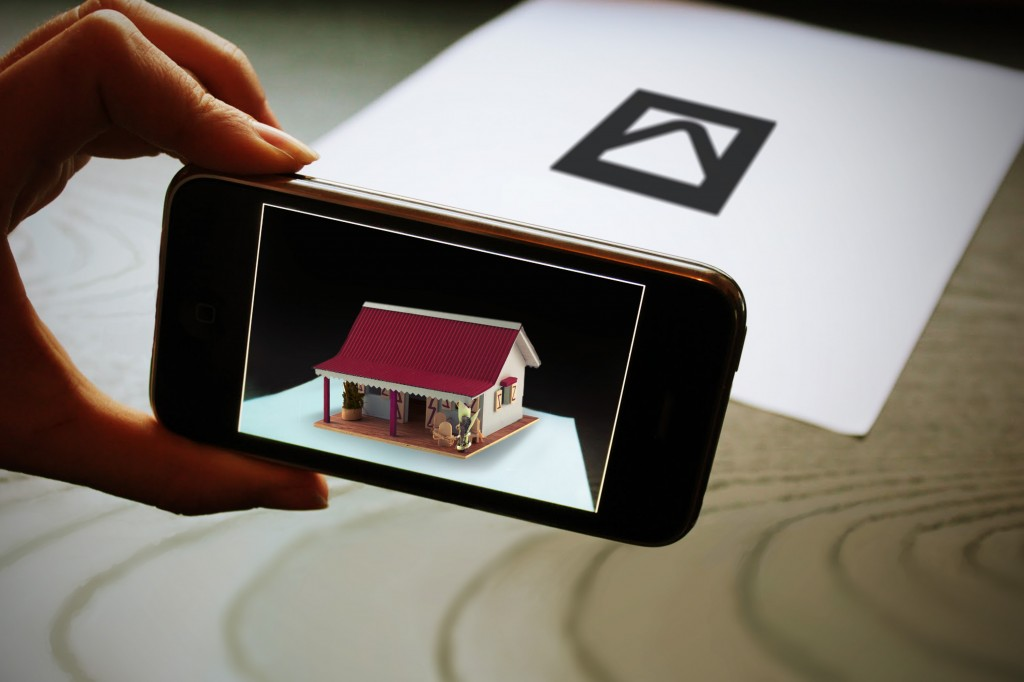
#> input picture images/augmented-reality.jpg, 1024 x 682 px, given in place of the camera
$ python markers.py   (Python 2 division)   (older library calls are emulated)
#> lines starting #> are read from the running program, lines starting #| are printed output that depends on the picture; after the words box and inside, x2 and y2 are one past the last pixel; in counts of white or black regions, pixels touching at a corner belong together
### src/codes.py
import numpy as np

#Codes definitions
codes=  [

[[ 0,  0,  0,  0,  0,  0,  0],
 [ 0,  1,  0,  0,  1,  1,  0],
 [ 0,  0,  1,  1,  0,  0,  0],
 [ 0,  0,  1,  0,  0,  1,  0],
 [ 0,  0,  1,  0,  0,  1,  0],
 [ 0,  0,  0,  1,  0,  1,  0],
 [ 0,  0,  0,  0,  0,  0,  0]],

[[ 0,  0,  0,  0,  0,  0,  0,],
 [ 0,  1,  1,  1,  0,  1,  0,],
 [ 0,  0,  0,  0,  1,  0,  0,],
 [ 0,  1,  0,  1,  1,  1,  0,],
 [ 0,  1,  0,  1,  1,  1,  0,],
 [ 0,  1,  0,  1,  0,  1,  0,],
 [ 0,  0,  0,  0,  0,  0,  0,]],

[[ 0,  0,  0,  0,  0,  0,  0,],
 [ 0,  0,  1,  1,  0,  1,  0,],
 [ 0,  1,  0,  0,  1,  0,  0,],
 [ 0,  0,  1,  1,  1,  0,  0,],
 [ 0,  0,  1,  1,  1,  0,  0,],
 [ 0,  1,  1,  1,  0,  0,  0,],
 [ 0,  0,  0,  0,  0,  0,  0,]],

[[ 0,  0,  0,  0,  0,  0,  0,],
 [ 0,  0,  1,  0,  0,  1,  0,],
 [ 0,  1,  0,  1,  1,  0,  0,],
 [ 0,  1,  1,  0,  0,  0,  0,],
 [ 0,  1,  1,  0,  0,  0,  0,],
 [ 0,  0,  1,  1,  1,  0,  0,],
 [ 0,  0,  0,  0,  0,  0,  0,]],

]

#Helper functions
def validCode(c):
    '''Make sure code is valid, ie, can be uniquely identified in any orientation'''
    for i in range(1,4):
        rot = np.rot90(c,i)
        if np.array_equal(c, rot):
            return False

    return True

def matchCode(cp):
    '''Given a code pattern, return the code ID and orientation'''

    id = -1
    orie = 0

    differences = [np.sum(cp != c) for c in codes]
    idx = np.argmin(differences)

    #If has less than 5 different cells considers a match
    if differences[idx] < 5:
        id = np.floor_divide(idx, 4)
        orie = np.mod(idx, 4)

    return id, orie

#Get only valid codes
codes = [np.array(c) for c in codes]
codes = [c for c in codes if validCode(c)]
n = len(codes)
cells = codes[0].shape[0]

#Generate extended code list, with all possible orientations
codesExt = []
for c in codes:
    for i in (0,3,2,1):
        codesExt.append(np.rot90(c, i))
codes = codesExt

### src/markers.py
import cv2
import numpy as np
import sys
import itertools
import codes

#Debug values: edges, contours, patches, markers
debug=[]

def orderPointsCW(pts):
	'''Order set of points clockwise'''

	pts = np.array(pts, dtype='float32').reshape(len(pts),2)

	#Get the points centered on the origin
	centroid = np.sum(pts, axis=0)/len(pts)
	ptsOrig = pts - centroid

	#Get angles and sort
	angles = np.arctan2(ptsOrig[:,1], ptsOrig[:,0])
	sorted_idx = np.argsort(angles)
	return pts[sorted_idx]

def extractCandidates(img):
	'''Given an image get borders, contours and select the ones that have four sides'''

	#Pre-processing and edge detection
	img = cv2.GaussianBlur(img, (5,5), 0)
	edges = cv2.Canny(img, 100, 200,  L2gradient=True)

	if 'edges' in debug:
		cv2.imshow('edges', edges)
		cv2.waitKey(30)

	#Get contours
	_, contours, _ = cv2.findContours(edges, cv2.RETR_LIST, cv2.CHAIN_APPROX_SIMPLE)

	#Filter contours
	candidates = []
	for contour in contours:
		#Get perimeter and poligonal approximation
		perimeter = cv2.arcLength(contour, True)
		approx = cv2.approxPolyDP(contour, 0.01*perimeter, True)

		#Save as candidate if quadrilateral
		if len(approx) == 4:
			approx = np.array(approx, dtype='float32').reshape(4,2)
			criteria = (cv2.TERM_CRITERIA_EPS + cv2.TERM_CRITERIA_MAX_ITER, 30, 0.001)
			cv2.cornerSubPix(img, approx, (11,11), (-1,-1), criteria)
			candidates.append(orderPointsCW(approx))

	#Remove similar candidates
	for idx1, idx2 in itertools.combinations(range(0,len(candidates)), 2):
		try:
			diff = np.mean(np.absolute(candidates[idx1]-candidates[idx2]))
			if diff < 20:
				candidates.pop(idx2)
		except:
			pass
	return candidates

def getMarkerCode(patch):
	'''Given a image patch, get marker binary code'''

	cells = codes.cells
	cellsize = patch.shape[0]/cells

	code = np.zeros((cells,cells))

	for i in range(cells):
		for j in range(cells):
			px = i*cellsize+0.5*cellsize
			py = j*cellsize+0.5*cellsize
			px, py = round(px), round(py)
			code[i,j] = patch[px, py]/255.

	return code

def getMarkerPatch(img, contour):
	'''Extracts marker patch given a contour'''


	#Form destination points and get perspective transformation matrix
	height, width = 100, 100
	dst = np.array([[0,0], [width-1,0], [width-1,height-1], [0, height-1]], dtype='float32')
	dst = orderPointsCW(dst)
	matrix = cv2.getPerspectiveTransform(contour, dst)

	#Perform perspective transform to get patch
	patch = cv2.warpPerspective(img, matrix, (height, width))

	#Perform Otsu's thresholding to have a binary image
	_, patch = cv2.threshold(patch, 0, 255, cv2.THRESH_BINARY+cv2.THRESH_OTSU)

	return patch

def showContours(img, contours):
	'''Helper function to show contours in image'''

	#Convert img to BGR
	color = cv2.cvtColor(img, cv2.COLOR_GRAY2BGR)

	#Draw contours and show image
	contours = [c.astype('int32') for c in contours]
	color = cv2.drawContours(color, contours, -1, (0,0,255))

	cv2.imshow('contours', color)
	cv2.waitKey(0)

def showMarkers(img, markers):
	'''Helper function to show markers in image'''

	#Convert img to BGR
	color = cv2.cvtColor(img, cv2.COLOR_GRAY2BGR)

	#Draw markers with circle on the orientation point
	for marker in markers:
		pts = marker['points'].astype('int32')
		color = cv2.drawContours(color, [pts], -1, (0,0,255))
		color = cv2.circle(color, tuple(pts[0,:]), 5, (255,0,0), -1)
		centroid = np.sum(pts, axis=0)/len(pts)
		color = cv2.putText(color, str(marker['id']), tuple(centroid), cv2.FONT_HERSHEY_SIMPLEX, 2, (255,255,255))

	cv2.imshow('contours', color)
	#cv2.waitKey(0)

def preprocess(img):
	'''Preprocess image, adjust color to grayscale and resizes'''

	#Convert to Grayscale
	img = cv2.cvtColor(img, cv2.COLOR_BGR2GRAY)

	#Resize image
	#f = 640. / img.shape[0]
	#if (f<1):
	#	img = cv2.resize(img, None, fx=f, fy=f)

	return img

def detectMarkers(img):
	'''Given an image, detect candidates and identify markers, if any'''

	#Get candidates contours
	contours = extractCandidates(img)

	if 'contours' in debug:
		showContours(img, contours)

	markers = []
	for contour in contours:
		patch = getMarkerPatch(img, contour)
		code = getMarkerCode(patch)
		id, orientation = codes.matchCode(code)
		if id != -1:
			#contour = np.roll(contour, -orientation, axis=0)
			markers.append({'id':id, 'orientation':orientation, 'points':contour})

		if 'patches' in debug:
			print id, orientation
			print code
			cv2.imshow("patch", patch)
			cv2.waitKey(0)

	if 'markers' in debug:
		showMarkers(img, markers)

	return markers


#main proc
if __name__ == '__main__':
	cam = cv2.VideoCapture(0)
	while(True):
		_, img = cam.read()
#> img is the input picture: shape (682, 1024, 3); mean B, G, R 109.2, 117.3, 124.6
		img = preprocess(img)
#> in preprocess, `img = cv2.cvtColor(img, cv2.COLOR_BGR2GRAY)`:
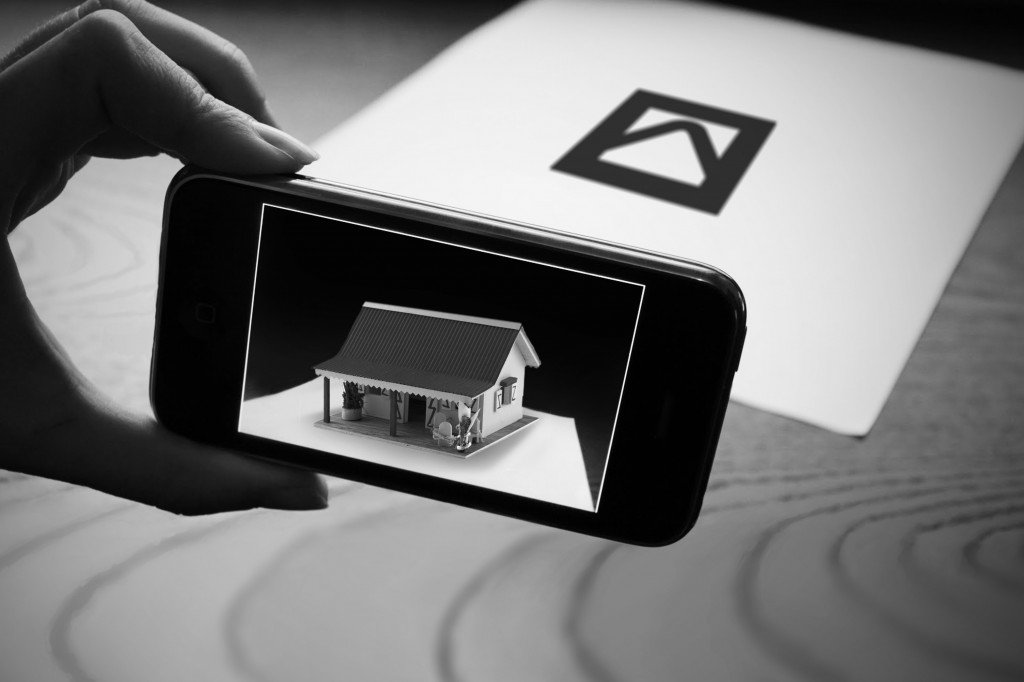
#> img: shape (682, 1024); min 0, max 252, mean 118.6
		markers = detectMarkers(img)
#> in extractCandidates, `edges = cv2.Canny(img, 100, 200,  L2gradient=True)`:
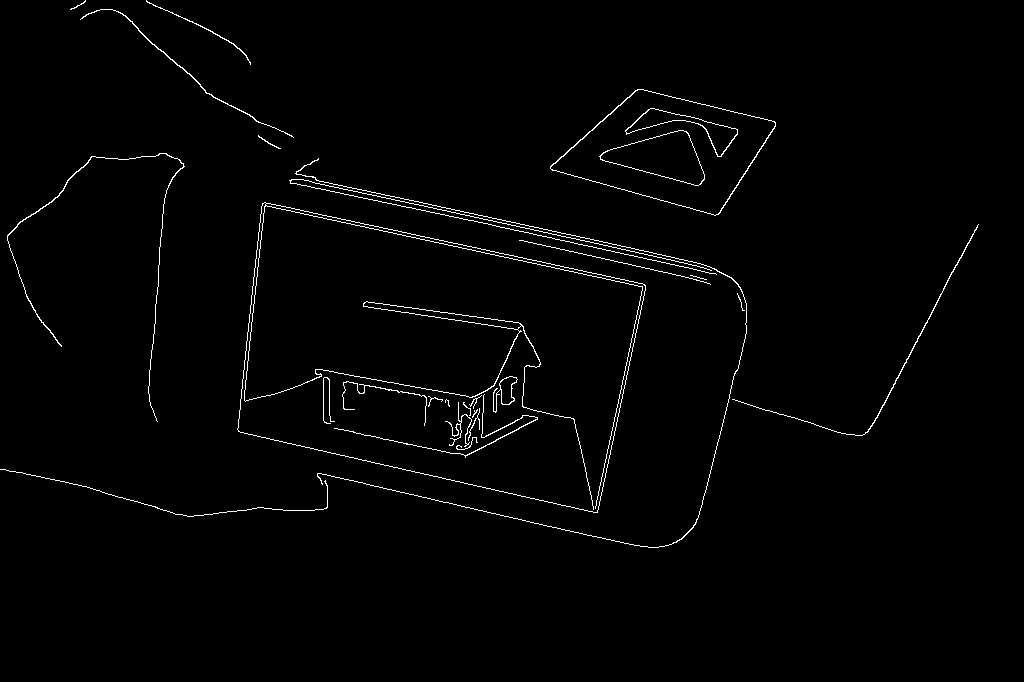
#> edges: shape (682, 1024); 1.4% white in thin lines or dots, all inside (x1, y1, x2, y2) = (0, 0, 979, 548)
#> in extractCandidates, `_, contours, _ = cv2.findContours(edges, cv2.RETR_LIST, cv2.CHAIN_APPR..`: contours = 34 contours, 15 with area under 20; largest, box (x1, y1, x2, y2) and area: (237, 202, 646, 513) 88290, (237, 202, 646, 513) 87298, (550, 89, 776, 216) 16454, (550, 89, 776, 216) 16317, (599, 130, 705, 186) 3190
#> the loop in extractCandidates, `for contour in contours:` made 34 passes
#> (perimeter, approx, pts in orderPointsCW, centroid in orderPointsCW, angles in orderPointsCW, sorted_idx in orderPointsCW) on passes 19, 33: (810.3, [[978, 224], [864, 434], [732, 399], [867, 432]], [[978, 224], [863.2, 434.6], [728.9, 396.3], [863.2, 434.6]], [858.3, 372.4], [-0.892, 1.49, 2.96, 1.49], [0, 1, 3, 2]), (266.9, [[146, 0], [232, 43], [250, 64], [233, 43]], [[145.7, 1.7], [232, 43], [250, 64], [233, 43]], [215.2, 37.93], [-2.66, 0.293, 0.643, 0.277], [0, 3, 1, 2])
#> (perimeter, approx, centroid in orderPointsCW, angles in orderPointsCW, sorted_idx in orderPointsCW) on passes 15, 21, 30, 31: (340.4, [[363, 304], [367, 301], [521, 325], [514, 329]], [441.6, 314.1], [-3, -3, 0.138, 0.138], [0, 1, 3, 2]), (1296, [[262, 203], [238, 431], [597, 512], [644, 284]], [435.2, 358], [-2.41, 2.79, 0.765, -0.334], [0, 3, 2, 1]), (574.3, [[550, 167], [638, 89], [775, 123], [715, 215]], [670, 148.5], [2.98, -2.06, -0.243, 0.958], [1, 2, 3, 0]), (576.1, [[550, 166], [715, 215], [775, 122], [637, 89]], [670, 148.5], [2.98, 0.958, -0.243, -2.06], [3, 2, 1, 0])
#> after the loop in extractCandidates, `for contour in contours:`: candidates = 6 items
#> the loop in extractCandidates, `for idx1, idx2 in itertools.combinations(range(0,len(candidates)), 2):` made 15 passes
#> (idx1, idx2, diff) on passes 1 to 12: (0, 1, 257.3), (0, 2, 143.8), (0, 3, 197), (0, 4, 197), (0, 5, 251.3), (1, 2, 246.9), (1, 3, 206.1), (1, 4, 206.1), (1, 5, 488.8), (2, 3, 222.2), (2, 4, 222.2), (2, 5, 273.2)
#> (idx1, idx2) on passes 14 to 15: (3, 5), (4, 5)
#> after the loop in extractCandidates, `for idx1, idx2 in itertools.combinations(range(0,len(candidates)), 2):`: candidates = 5 items
#> the loop in detectMarkers, `for contour in contours:` made 5 passes
#> idx in matchCode on passes 1, 3, 4: 1, 14, 5
#> (contour, idx in matchCode) on passes 2, 5: ([[978, 224], [863.2, 434.6], [863.2, 434.6], [728.9, 396.3]], 4), ([[145.7, 1.7], [233, 43], [232, 43], [250, 64]], 15)
#> pass 1, in getMarkerPatch, `patch = cv2.warpPerspective(img, matrix, (height, width))`:
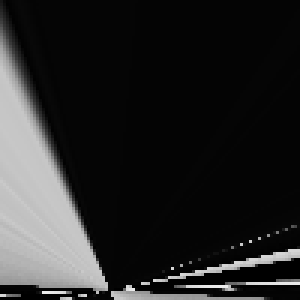
#> patch: shape (100, 100) (shown 3 times larger); min 0, max 235, mean 39
#> pass 1, in getMarkerPatch, `_, patch = cv2.threshold(patch, 0, 255, cv2.THRESH_BINARY+cv2.THRESH_O..`:
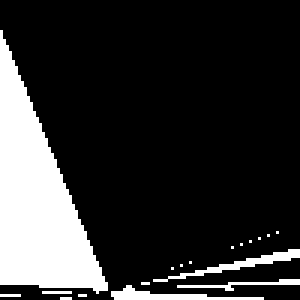
#> patch: shape (100, 100) (shown 3 times larger); 18.6% white; 18 white regions (14 under 20 px), largest, box (x1, y1, x2, y2) and area: (0, 10, 36, 98) 1570, (51, 83, 100, 94) 105, (37, 95, 88, 100) 101, (59, 93, 100, 97) 52
#> pass 2, in getMarkerPatch (call 2), `patch = cv2.warpPerspective(img, matrix, (height, width))`:
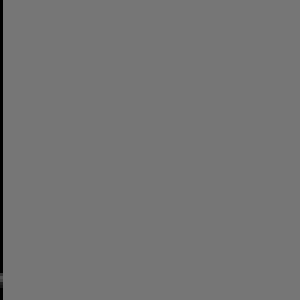
#> patch: shape (100, 100) (shown 3 times larger); min 0, max 118, mean 116.8
#> pass 2, in getMarkerPatch (call 2), `_, patch = cv2.threshold(patch, 0, 255, cv2.THRESH_BINARY+cv2.THRESH_O..`:
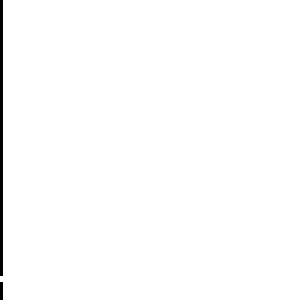
#> patch: shape (100, 100) (shown 3 times larger); 99% white; black in thin lines or dots, all inside (x1, y1, x2, y2) = (0, 0, 1, 100)
#> after the loop in detectMarkers, `for contour in contours:`:
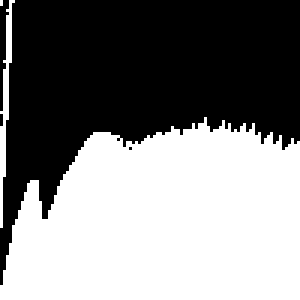
#> patch: shape (100, 100) (shown 3 times larger); 50.7% white; 4 black regions (2 under 20 px), largest, box (x1, y1, x2, y2) and area: (0, 0, 100, 95) 4864, (0, 0, 3, 37) 61
#> after the loop in detectMarkers, `for contour in contours:`: markers = []
#> markers = []

		if cv2.waitKey(30) & 0xFF == ord('q'):
#> (key q is pressed here)
			break
	#print markers

$ run again, on images/ex-face.jpg
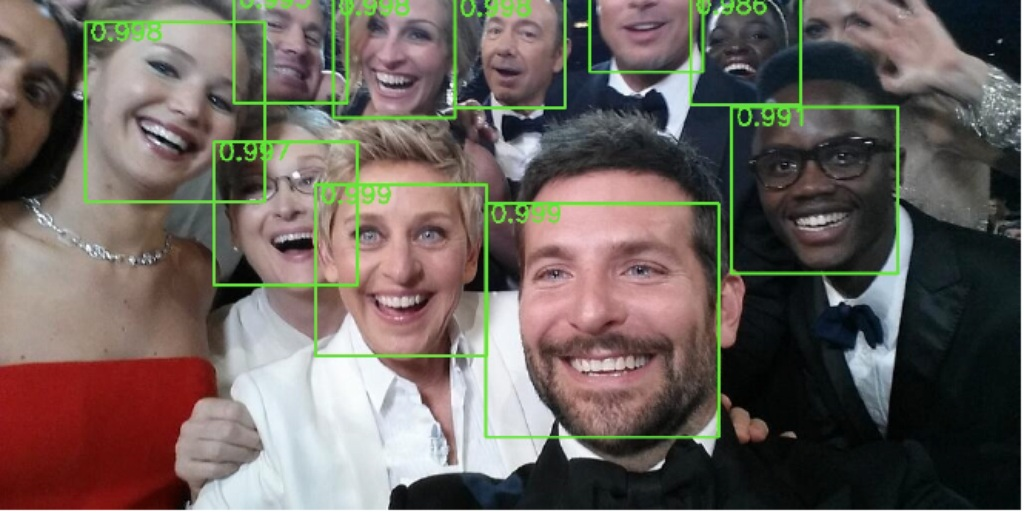
#> input picture images/ex-face.jpg, 1024 x 513 px, given in place of the camera
#> img is the input picture: shape (513, 1024, 3); mean B, G, R 92.4, 98.4, 107.4
#> in extractCandidates, `edges = cv2.Canny(img, 100, 200,  L2gradient=True)`:
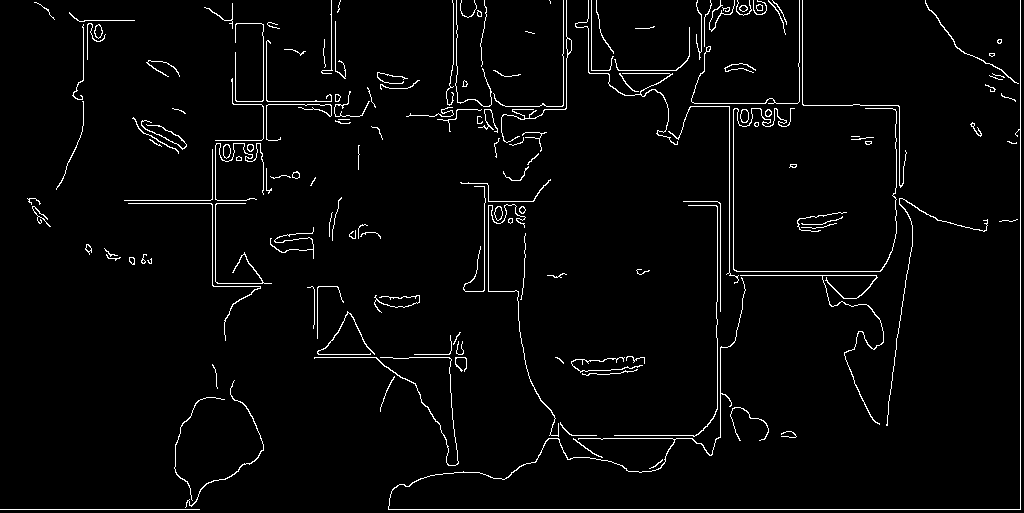
#> edges: shape (513, 1024); 2.9% white in thin lines or dots
#> in extractCandidates, `_, contours, _ = cv2.findContours(edges, cv2.RETR_LIST, cv2.CHAIN_APPR..`: contours = 180 contours, 127 with area under 20; largest, box (x1, y1, x2, y2) and area: (388, 0, 1021, 510) 108, (740, 275, 884, 425) 100, (501, 0, 572, 143) 92, (740, 109, 749, 123) 89, (494, 206, 503, 221) 84
#> the loop in extractCandidates, `for contour in contours:` made 180 passes
#> (perimeter, approx, pts in orderPointsCW, centroid in orderPointsCW, ptsOrig in orderPointsCW, angles in orderPointsCW, sorted_idx in orderPointsCW) on pass 36: (140, [[525, 233], [524, 277], [520, 299], [524, 277]], [[525, 233], [524, 277], [519.1, 290.6], [524, 277]], [523, 269.4], [[1.97, -36.4], [0.969, 7.6], [-3.91, 21.21], [0.969, 7.6]], [-1.52, 1.44, 1.75, 1.44], [0, 1, 3, 2])
#> after the loop in extractCandidates, `for contour in contours:`: candidates = 7 items
#> the loop in extractCandidates, `for idx1, idx2 in itertools.combinations(range(0,len(candidates)), 2):` made 21 passes
#> (idx1, idx2, diff) on passes 1 to 8: (0, 1, 205.1), (0, 2, 315.8), (0, 3, 67.53), (0, 4, 91.59), (0, 5, 140.6), (0, 6, 337.1), (1, 2, 118.8), (1, 3, 206.7)
#> the loop in detectMarkers, `for contour in contours:` made 7 passes
#> (contour, idx in matchCode) on passes 2 to 6: ([[525, 233], [524, 277], [524, 277], [519.1, 290.6]], 4), ([[683, 201], [720, 203], [720, 204], [720, 311]], 0), ([[212, 149], [214.9, 200.6], [214.9, 200.6], [124, 200]], 4), ([[81.02, 99.61], [82, 131], [82, 131], [56, 189]], 4), ([[69, 12], [134, 20], [88.24, 23.91], [88.24, 23.91]], 0)
#> after the loop in detectMarkers, `for contour in contours:`:
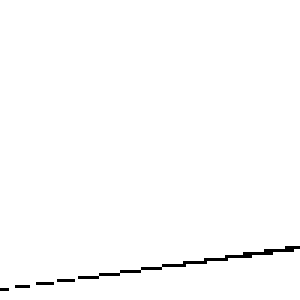
#> patch: shape (100, 100) (shown 3 times larger); 98.9% white; black in thin lines or dots, all inside (x1, y1, x2, y2) = (0, 82, 100, 97)
#> after the loop in detectMarkers, `for contour in contours:`: markers = []
